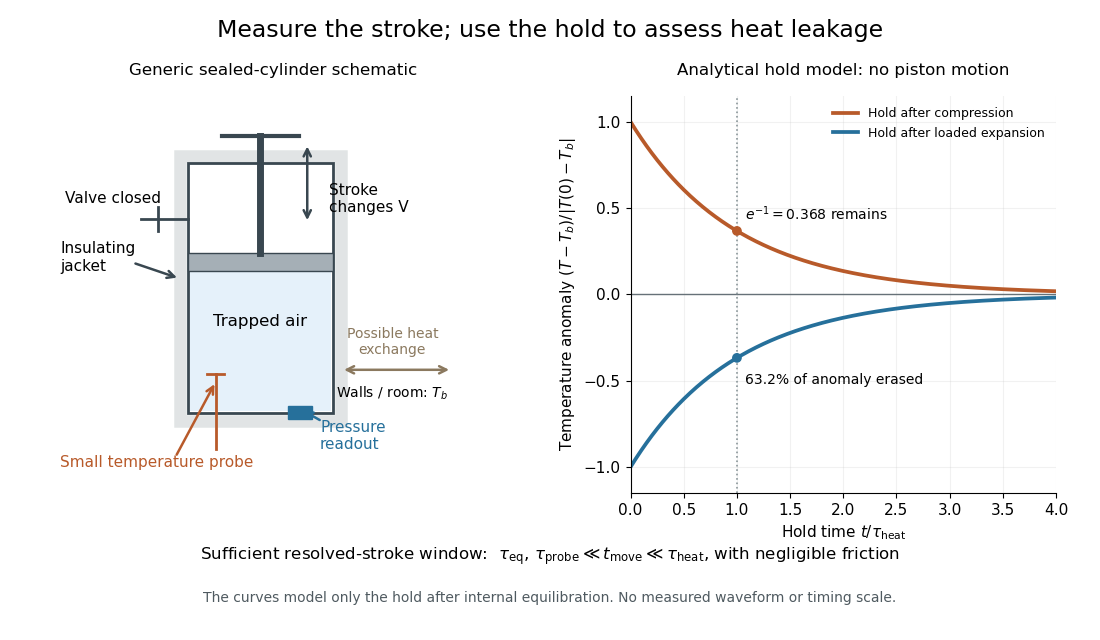

Python code for this plot:
"""Original sensor schematic and fixed-volume Newton-cooling model.

Run from _media; tested with Python 3.14.4, NumPy 2.3.5,
and Matplotlib 3.10.7. Curves are analytical, not measured data.
"""
from pathlib import Path

import matplotlib.pyplot as plt
from matplotlib.patches import FancyArrowPatch, Rectangle
import numpy as np


def arrow(ax, start, end, color="#394750", style="->", width=1.8):
    ax.add_patch(FancyArrowPatch(start, end, arrowstyle=style,
                               mutation_scale=13, linewidth=width, color=color))


def main():
    plt.rcParams.update({"font.size": 11, "axes.spines.top": False,
                         "axes.spines.right": False, "figure.facecolor": "white",
                         "axes.facecolor": "white", "savefig.facecolor": "white"})
    fig = plt.figure(figsize=(11, 6.4), dpi=100)
    fig.suptitle("Measure the stroke; use the hold to assess heat leakage", fontsize=17, y=.97)
    grid = fig.add_gridspec(1, 2, left=.055, right=.96, top=.85, bottom=.23, wspace=.34)
    ax = fig.add_subplot(grid[0, 0])
    ax.set(xlim=(0, 10), ylim=(0, 10))
    ax.axis("off")
    ax.set_title("Generic sealed-cylinder schematic", fontsize=12, pad=15)
    # Jacket lies outside the walls; heat can still cross the real boundary.
    ax.add_patch(Rectangle((2.8, 1.8), 3.8, 6.7, fill=False,
                           edgecolor="#899599", linewidth=9, alpha=.25))
    ax.add_patch(Rectangle((3.0, 2.0), 3.4, 6.3, facecolor="white",
                           edgecolor="#394750", linewidth=2))
    ax.add_patch(Rectangle((3.05, 2.05), 3.3, 3.55, facecolor="#e5f1fa", edgecolor="none"))
    ax.add_patch(Rectangle((3.0, 5.6), 3.4, .45, facecolor="#a5afb6", edgecolor="#394750"))
    ax.plot([4.7, 4.7], [6.05, 9.0], color="#394750", lw=5)
    ax.plot([3.8, 5.6], [9, 9], color="#394750", lw=3)
    arrow(ax, (5.8, 8.8), (5.8, 6.8), style="<->")
    ax.text(6.3, 7.4, "Stroke\nchanges V", fontsize=11, va="center")
    ax.text(4.7, 4.2, "Trapped air", ha="center", fontsize=12)
    ax.plot([3.65, 3.65], [1.1, 3.0], color="#b85a2a", lw=2)
    ax.plot([3.45, 3.85], [3.0, 3.0], color="#b85a2a", lw=2)
    ax.text(.0, .65, "Small temperature probe", color="#b85a2a", fontsize=11)
    arrow(ax, (2.7, .9), (3.65, 2.8), color="#b85a2a")
    ax.add_patch(Rectangle((5.35, 1.85), .55, .35, facecolor="#26709b", edgecolor="#26709b"))
    ax.text(6.1, 1.1, "Pressure\nreadout", color="#26709b", fontsize=11)
    arrow(ax, (6.15, 1.8), (5.65, 2.1), color="#26709b")
    ax.plot([3, 1.9], [6.9, 6.9], color="#394750", lw=2)
    ax.plot([2.3, 2.3], [6.6, 7.2], color="#394750", lw=2)
    ax.text(.1, 7.3, "Valve closed", fontsize=11)
    ax.text(.0, 5.6, "Insulating\njacket", fontsize=11)
    arrow(ax, (1.7, 5.8), (2.8, 5.4))
    arrow(ax, (6.6, 3.1), (9.2, 3.1), color="#8b795f", style="<->")
    ax.text(7.8, 3.5, "Possible heat\nexchange", ha="center", fontsize=10, color="#8b795f")
    ax.text(7.8, 2.4, r"Walls / room: $T_b$", ha="center", fontsize=10)
    bx = fig.add_subplot(grid[0, 1])
    s = np.linspace(0, 4, 401)
    for sign, color, label in [(1, "#b85a2a", "Hold after compression"),
                               (-1, "#26709b", "Hold after loaded expansion")]:
        bx.plot(s, sign * np.exp(-s), color=color, lw=2.7, label=label)
    bx.axhline(0, color="#667178", lw=1)
    bx.axvline(1, color="#899599", lw=1.2, ls=":")
    bx.scatter([1, 1], [np.exp(-1), -np.exp(-1)], color=["#b85a2a", "#26709b"], zorder=4)
    bx.text(1.08, .43, r"$e^{-1}=0.368$ remains", fontsize=10)
    bx.text(1.08, -.52, "63.2% of anomaly erased", fontsize=10)
    bx.set(xlim=(0, 4), ylim=(-1.15, 1.15), xlabel=r"Hold time $t/\tau_{\rm heat}$",
           ylabel=r"Temperature anomaly $(T-T_b)/|T(0)-T_b|$")
    bx.set_title("Analytical hold model: no piston motion", fontsize=12, pad=15)
    bx.legend(loc="upper right", fontsize=9, frameon=False)
    bx.grid(alpha=.17)
    fig.text(.5, .125, r"Sufficient resolved-stroke window:  $\tau_{\rm eq},\,\tau_{\rm probe}"
             r"\ll t_{\rm move}\ll\tau_{\rm heat}$, with negligible friction", ha="center", fontsize=12)
    fig.text(.5, .06, "The curves model only the hold after internal equilibration. No measured waveform or timing scale.",
             ha="center", fontsize=10, color="#4f5a60")
    fig.savefig(Path(__file__).with_suffix('.png').name, transparent=False)
    plt.close(fig)


if __name__ == "__main__":
    main()
